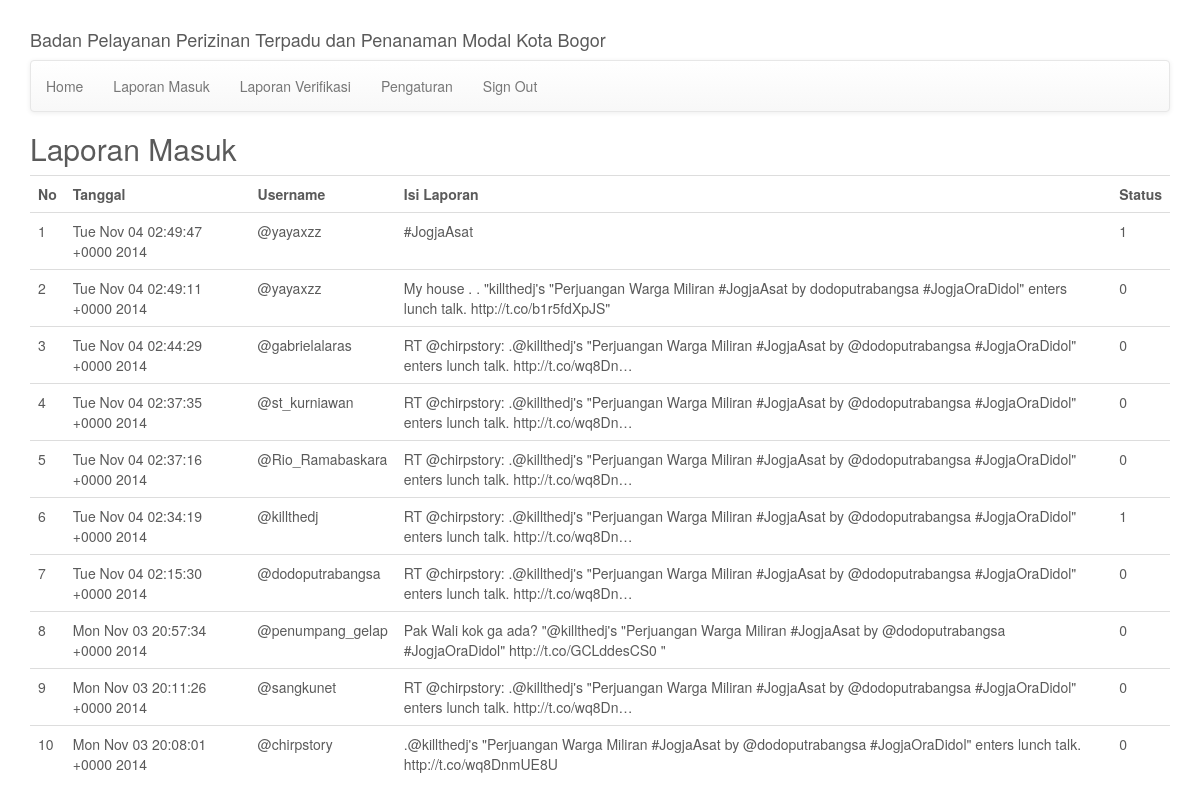
Page /adm/pengaduan.php on the committed database.
### tables this page shows
CREATE TABLE IF NOT EXISTS `lapor` (
  `id` int(11) NOT NULL AUTO_INCREMENT,
  `id_twit` BIGINT NOT NULL,
  `tanggal` VARCHAR(50) NOT NULL,
  `name` varchar(25) NOT NULL,
  `isi` VARCHAR (160) NOT NULL,
  `id_progres` char(1) NOT NULL,
  `lastvisit` date DEFAULT NULL,
  PRIMARY KEY (`id`)
);

### adm/pengaduan.php (the view, shortened to what this page needs)
<?php
include("utama/header_private.php")
?>
<h2>Laporan Masuk</h2>
  <table class= "table table-hover sortable">
    <?php
    $tampil = mysql_query("SELECT * FROM lapor");
    echo
    "<tr>
          <th>No</th>
          <th>Tanggal</th>
          <th>Username</th>
          <th>Isi Laporan</th>
          <th>Status</th>
      </tr>";
     while ($row = mysql_fetch_array($tampil)) {
      echo "<tr>";
      echo "<td>" . $row['id'] . "</td>";
      echo "<td>" . $row['tanggal'] . "</td>";
      echo "<td>" . $row['name'] . "</td>";
      echo "<td>" . $row['isi'] . "</td>";
      echo "<td>" . $row['id_progres'] . "</td>";
     }
    ?>
  </table>
</div>

### utama/header_private.php (shortened to what this page needs)
<!DOCTYPE html PUBLIC "-//W3C//DTD XHTML 1.0 Transitional//EN" "http://www.w3.org/TR/xhtml1/DTD/xhtml1-transitional.dtd">
<html xmlns="http://www.w3.org/1999/xhtml">
<head>
<link href="css/bootstrap-theme.css" rel="stylesheet">
<link href="css/bootstrap.css" rel="stylesheet">
<link href="css/carousel.css" rel="stylesheet">
<link href="css/docs.min.css" rel="stylesheet">
<link href="css/xeditable.css" rel="stylesheet">
<link href="css/table.css" rel="stylesheet">
<link href="css/justified-nav.css" rel="stylesheet">
</head>
<div class="container">
  <div class="masthead">
    <h4>Badan Pelayanan Perizinan Terpadu dan Penanaman Modal Kota Bogor</h4>
    <div class="navbar navbar-default">
      <ul class="nav navbar-nav">
        <li><a href="index.php?mod=user">Home</a></li>
        <li><a href="index.php?mod=pengaduan">Laporan Masuk</a></li>
        <li><a href="index.php?mod=langganan">Laporan Verifikasi</a></li>
        <li><a href="index.php?mod=pengaturan">Pengaturan</a></li>
        <li><a href="logout.php">Sign Out</a></li>
      </ul>
    </div>
  </div>
<body>

### css/carousel.css (style rules this page uses)
body { padding-bottom: 40px; color: #5a5a5a; }

### css/justified-nav.css (style rules this page uses)
body { padding-top: 20px; }
@media screen and (min-width: 768px) { .masthead, .marketing, .footer { padding-right: 0; padding-left: 0; } }

### rows in the picture
lapor: id "1", tanggal "Tue Nov 04 02:49:47 +0000 2014", name "@yayaxzz", isi "#JogjaAsat", id_progres "1"
lapor: id "2", tanggal "Tue Nov 04 02:49:11 +0000 2014", name "@yayaxzz", isi "My house . . \"killthedj's \"Perjuangan Warga Miliran #JogjaAsat by dodoputrabangsa #JogjaOraDidol\" enters lunch talk. http://t.co/b1r5fdXpJS\"", id_progres "0"
lapor: id "3", tanggal "Tue Nov 04 02:44:29 +0000 2014", name "@gabrielalaras", isi "RT @chirpstory: .@killthedj's \"Perjuangan Warga Miliran #JogjaAsat by @dodoputrabangsa #JogjaOraDidol\" enters lunch talk. http://t.co/wq8Dn…", id_progres "0"
lapor: id "4", tanggal "Tue Nov 04 02:37:35 +0000 2014", name "@st_kurniawan", isi "RT @chirpstory: .@killthedj's \"Perjuangan Warga Miliran #JogjaAsat by @dodoputrabangsa #JogjaOraDidol\" enters lunch talk. http://t.co/wq8Dn…", id_progres "0"
lapor: id "5", tanggal "Tue Nov 04 02:37:16 +0000 2014", name "@Rio_Ramabaskara", isi "RT @chirpstory: .@killthedj's \"Perjuangan Warga Miliran #JogjaAsat by @dodoputrabangsa #JogjaOraDidol\" enters lunch talk. http://t.co/wq8Dn…", id_progres "0"
lapor: id "6", tanggal "Tue Nov 04 02:34:19 +0000 2014", name "@killthedj", isi "RT @chirpstory: .@killthedj's \"Perjuangan Warga Miliran #JogjaAsat by @dodoputrabangsa #JogjaOraDidol\" enters lunch talk. http://t.co/wq8Dn…", id_progres "1"
lapor: id "7", tanggal "Tue Nov 04 02:15:30 +0000 2014", name "@dodoputrabangsa", isi "RT @chirpstory: .@killthedj's \"Perjuangan Warga Miliran #JogjaAsat by @dodoputrabangsa #JogjaOraDidol\" enters lunch talk. http://t.co/wq8Dn…", id_progres "0"
lapor: id "8", tanggal "Mon Nov 03 20:57:34 +0000 2014", name "@penumpang_gelap", isi "Pak Wali kok ga ada? \"@killthedj's \"Perjuangan Warga Miliran #JogjaAsat by @dodoputrabangsa #JogjaOraDidol\" http://t.co/GCLddesCS0 \"", id_progres "0"
lapor: id "9", tanggal "Mon Nov 03 20:11:26 +0000 2014", name "@sangkunet", isi "RT @chirpstory: .@killthedj's \"Perjuangan Warga Miliran #JogjaAsat by @dodoputrabangsa #JogjaOraDidol\" enters lunch talk. http://t.co/wq8Dn…", id_progres "0"
lapor: id "10", tanggal "Mon Nov 03 20:08:01 +0000 2014", name "@chirpstory", isi ".@killthedj's \"Perjuangan Warga Miliran #JogjaAsat by @dodoputrabangsa #JogjaOraDidol\" enters lunch talk. http://t.co/wq8DnmUE8U", id_progres "0"
